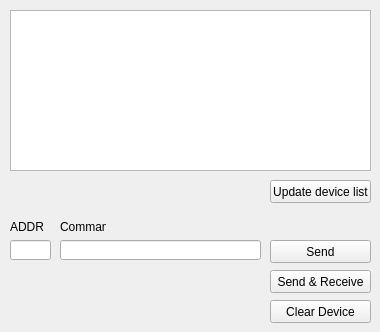
   <widget class="QWidget" name="GPIBTab">
    <attribute name="title">
     <string>GPIB Devices</string>
    </attribute>
    <widget class="QTextBrowser" name="textBrowser">
     <property name="geometry">
      <rect>
       <x>10</x>
       <y>10</y>
       <width>361</width>
       <height>161</height>
      </rect>
     </property>
    </widget>
    <widget class="QPushButton" name="refreshListBtn">
     <property name="geometry">
      <rect>
       <x>270</x>
       <y>180</y>
       <width>101</width>
       <height>23</height>
      </rect>
     </property>
     <property name="text">
      <string>Update device list</string>
     </property>
    </widget>
    <widget class="QPushButton" name="sendReceiveBtn">
     <property name="geometry">
      <rect>
       <x>270</x>
       <y>270</y>
       <width>101</width>
       <height>23</height>
      </rect>
     </property>
     <property name="text">
      <string>Send &amp;&amp; Receive</string>
     </property>
    </widget>
    <widget class="QLineEdit" name="deviceIdEdit">
     <property name="geometry">
      <rect>
       <x>10</x>
       <y>240</y>
       <width>41</width>
       <height>20</height>
      </rect>
     </property>
    </widget>
    <widget class="QLabel" name="label">
     <property name="geometry">
      <rect>
       <x>10</x>
       <y>220</y>
       <width>46</width>
       <height>14</height>
      </rect>
     </property>
     <property name="text">
      <string>ADDR</string>
     </property>
    </widget>
    <widget class="QLabel" name="label_2">
     <property name="geometry">
      <rect>
       <x>60</x>
       <y>220</y>
       <width>46</width>
       <height>14</height>
      </rect>
     </property>
     <property name="text">
      <string>Command</string>
     </property>
    </widget>
    <widget class="QLineEdit" name="commandEdit">
     <property name="geometry">
      <rect>
       <x>60</x>
       <y>240</y>
       <width>201</width>
       <height>20</height>
      </rect>
     </property>
    </widget>
    <widget class="QPushButton" name="sendBtn">
     <property name="geometry">
      <rect>
       <x>270</x>
       <y>240</y>
       <width>101</width>
       <height>23</height>
      </rect>
     </property>
     <property name="text">
      <string>Send</string>
     </property>
    </widget>
    <widget class="QPushButton" name="clearGPIBBtn">
     <property name="geometry">
      <rect>
       <x>270</x>
       <y>300</y>
       <width>101</width>
       <height>23</height>
      </rect>
     </property>
     <property name="text">
      <string>Clear Device</string>
     </property>
    </widget>
   </widget>
